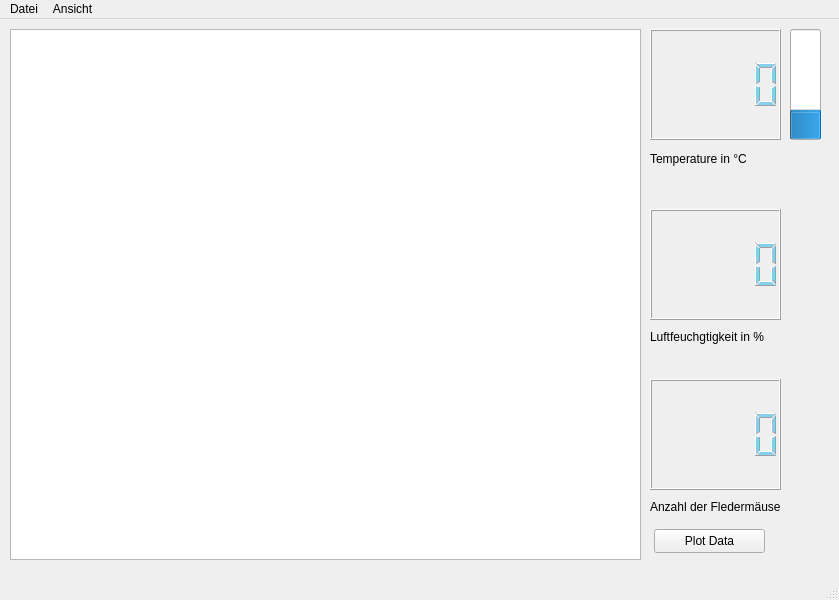
<?xml version="1.0" encoding="UTF-8"?>
<ui version="4.0">
 <class>MainWindow</class>
 <widget class="QMainWindow" name="MainWindow">
  <property name="geometry">
   <rect>
    <x>0</x>
    <y>0</y>
    <width>839</width>
    <height>600</height>
   </rect>
  </property>
  <property name="windowTitle">
   <string>MainWindow</string>
  </property>
  <widget class="QWidget" name="centralwidget">
   <widget class="QGraphicsView" name="graphicsView">
    <property name="geometry">
     <rect>
      <x>10</x>
      <y>10</y>
      <width>631</width>
      <height>531</height>
     </rect>
    </property>
   </widget>
   <widget class="QLCDNumber" name="lcdTemp">
    <property name="geometry">
     <rect>
      <x>650</x>
      <y>10</y>
      <width>131</width>
      <height>111</height>
     </rect>
    </property>
    <property name="styleSheet">
     <string notr="true">color: skyblue</string>
    </property>
    <property name="smallDecimalPoint">
     <bool>false</bool>
    </property>
    <property name="mode">
     <enum>QLCDNumber::Mode::Oct</enum>
    </property>
    <property name="segmentStyle">
     <enum>QLCDNumber::SegmentStyle::Filled</enum>
    </property>
   </widget>
   <widget class="QLabel" name="TempLabel">
    <property name="geometry">
     <rect>
      <x>650</x>
      <y>130</y>
      <width>141</width>
      <height>20</height>
     </rect>
    </property>
    <property name="styleSheet">
     <string notr="true">font: </string>
    </property>
    <property name="text">
     <string>Temperature in °C</string>
    </property>
   </widget>
   <widget class="QProgressBar" name="TempProgessBar">
    <property name="geometry">
     <rect>
      <x>790</x>
      <y>10</y>
      <width>31</width>
      <height>111</height>
     </rect>
    </property>
    <property name="value">
     <number>24</number>
    </property>
    <property name="orientation">
     <enum>Qt::Orientation::Vertical</enum>
    </property>
   </widget>
   <widget class="QLCDNumber" name="lcdLuft">
    <property name="geometry">
     <rect>
      <x>650</x>
      <y>190</y>
      <width>131</width>
      <height>111</height>
     </rect>
    </property>
    <property name="styleSheet">
     <string notr="true">color: skyblue</string>
    </property>
    <property name="smallDecimalPoint">
     <bool>false</bool>
    </property>
    <property name="mode">
     <enum>QLCDNumber::Mode::Oct</enum>
    </property>
    <property name="segmentStyle">
     <enum>QLCDNumber::SegmentStyle::Filled</enum>
    </property>
   </widget>
   <widget class="QLabel" name="LuftLabel">
    <property name="geometry">
     <rect>
      <x>650</x>
      <y>310</y>
      <width>141</width>
      <height>16</height>
     </rect>
    </property>
    <property name="text">
     <string>Luftfeuchgtigkeit in %</string>
    </property>
   </widget>
   <widget class="QLCDNumber" name="lcdGesamtzahl">
    <property name="geometry">
     <rect>
      <x>650</x>
      <y>360</y>
      <width>131</width>
      <height>111</height>
     </rect>
    </property>
    <property name="styleSheet">
     <string notr="true">color: skyblue</string>
    </property>
    <property name="smallDecimalPoint">
     <bool>false</bool>
    </property>
    <property name="mode">
     <enum>QLCDNumber::Mode::Oct</enum>
    </property>
    <property name="segmentStyle">
     <enum>QLCDNumber::SegmentStyle::Filled</enum>
    </property>
   </widget>
   <widget class="QLabel" name="label">
    <property name="geometry">
     <rect>
      <x>650</x>
      <y>480</y>
      <width>131</width>
      <height>16</height>
     </rect>
    </property>
    <property name="text">
     <string>Anzahl der Fledermäuse</string>
    </property>
   </widget>
   <widget class="QPushButton" name="plotButton">
    <property name="geometry">
     <rect>
      <x>654</x>
      <y>510</y>
      <width>111</width>
      <height>24</height>
     </rect>
    </property>
    <property name="text">
     <string>Plot Data</string>
    </property>
   </widget>
  </widget>
  <widget class="QMenuBar" name="menubar">
   <property name="geometry">
    <rect>
     <x>0</x>
     <y>0</y>
     <width>839</width>
     <height>22</height>
    </rect>
   </property>
   <widget class="QMenu" name="menuDatei">
    <property name="title">
     <string>Datei</string>
    </property>
   </widget>
   <widget class="QMenu" name="menuAnsicht">
    <property name="title">
     <string>Ansicht</string>
    </property>
   </widget>
   <addaction name="menuDatei"/>
   <addaction name="menuAnsicht"/>
  </widget>
  <widget class="QStatusBar" name="statusbar"/>
 </widget>
 <resources/>
 <connections/>
</ui>
